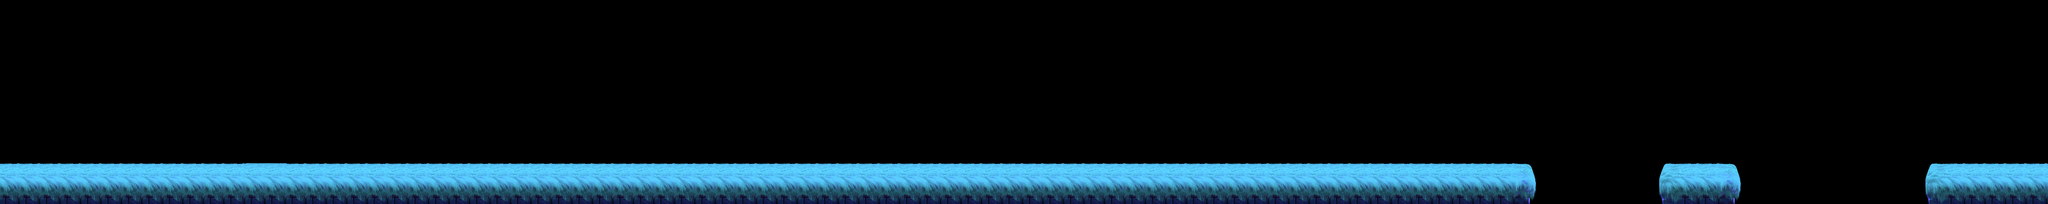

Rendered tile map (Tiled .tmx) drawn with the repository's tilesets; below, a short description and the map source with its tile grids summarised:
An orthogonal 100x10 tile map with 64x64 px tiles, 2 tile layers (bg, platform), 3 tilesets and 135 objects.

<map version="1.4" tiledversion="2020.11.25" orientation="orthogonal" renderorder="right-down" width="100" height="10" tilewidth="64" tileheight="64" infinite="0" nextlayerid="6" nextobjectid="871">
 <tileset firstgid="1" source="../bg_bush_block.tsx" />
 <tileset firstgid="9" source="../item.tsx" />
 <tileset firstgid="70" source="../bg_bush_bg.tsx" />
 <layer id="1" name="bg" width="100" height="10">
  <data>[1000 cells, 75 non-empty, 3 distinct tile ids]</data>
 </layer>
 <layer id="2" name="platform" width="100" height="10">
  <data>[1000 cells, 127 non-empty, 5 distinct tile ids]</data>
 </layer>
 <objectgroup id="3" name="object_obstacle">
  <object id="1" gid="8" x="3068" y="448" width="198" height="602" />
  <object id="2" gid="8" x="3261.52" y="386.822" width="198" height="602" rotation="-18.6741" />
  <object id="3" gid="3" x="3739" y="568" width="90" height="111" />
  <object id="4" gid="6" x="4258" y="579" width="122" height="220" />
  <object id="5" gid="6" x="4392" y="544" width="122" height="220" rotation="-6.5783" />
  <object id="6" gid="8" x="6164" y="176" width="198" height="602" />
  <object id="7" gid="8" x="6452" y="336" width="198" height="602" rotation="-35.1842" />
  <object id="32" gid="7" x="4944" y="176" width="229" height="602" />
  <object id="66" gid="5" x="4376" y="560" width="107" height="220" />
 </objectgroup>
 <objectgroup id="4" name="object_item">
  <object id="69" gid="19" x="213" y="226" width="66" height="66" />
  <object id="70" gid="19" x="31" y="232" width="66" height="66" />
  <object id="71" gid="19" x="85" y="226" width="66" height="66" />
  <object id="72" gid="19" x="149" y="226" width="66" height="66" />
  <object id="73" gid="19" x="21" y="290" width="66" height="66" />
  <object id="74" gid="19" x="31" y="347" width="66" height="66" />
  <object id="75" gid="19" x="85" y="354" width="66" height="66" />
  <object id="76" gid="19" x="213" y="418" width="66" height="66" />
  <object id="77" gid="19" x="358" y="482" width="66" height="66" />
  <object id="78" gid="19" x="358" y="418" width="66" height="66" />
  <object id="79" gid="19" x="358" y="354" width="66" height="66" />
  <object id="80" gid="19" x="358" y="290" width="66" height="66" />
  <object id="81" gid="19" x="358" y="226" width="66" height="66" />
  <object id="82" gid="19" x="407" y="266" width="66" height="66" />
  <object id="83" gid="19" x="471" y="362" width="66" height="66" />
  <object id="84" gid="19" x="439" y="314" width="66" height="66" />
  <object id="85" gid="19" x="503" y="410" width="66" height="66" />
  <object id="86" gid="19" x="149" y="354" width="66" height="66" />
  <object id="87" gid="19" x="204" y="363" width="66" height="66" />
  <object id="88" gid="19" x="149" y="483" width="66" height="66" />
  <object id="89" gid="19" x="85" y="483" width="66" height="66" />
  <object id="90" gid="19" x="21" y="483" width="66" height="66" />
  <object id="91" gid="19" x="205" y="473" width="66" height="66" />
  <object id="92" gid="19" x="535" y="362" width="66" height="66" />
  <object id="93" gid="19" x="567" y="314" width="66" height="66" />
  <object id="94" gid="19" x="598" y="266" width="66" height="66" />
  <object id="95" gid="19" x="646" y="291" width="66" height="66" />
  <object id="96" gid="19" x="646" y="355" width="66" height="66" />
  <object id="97" gid="19" x="646" y="227" width="66" height="66" />
  <object id="98" gid="19" x="646" y="483" width="66" height="66" />
  <object id="99" gid="19" x="646" y="419" width="66" height="66" />
  <object id="100" gid="19" x="773" y="480" width="66" height="66" />
  <object id="101" gid="19" x="761" y="224" width="66" height="66" />
  <object id="102" gid="19" x="773" y="352" width="66" height="66" />
  <object id="103" gid="19" x="773" y="416" width="66" height="66" />
  <object id="104" gid="19" x="793" y="224" width="66" height="66" />
  <object id="105" gid="19" x="901" y="480" width="66" height="66" />
  <object id="106" gid="19" x="901" y="224" width="66" height="66" />
  <object id="107" gid="19" x="901" y="352" width="66" height="66" />
  <object id="108" gid="19" x="901" y="288" width="66" height="66" />
  <object id="109" gid="19" x="901" y="416" width="66" height="66" />
  <object id="110" gid="19" x="965" y="480" width="66" height="66" />
  <object id="111" gid="19" x="1029" y="480" width="66" height="66" />
  <object id="112" gid="19" x="1093" y="480" width="66" height="66" />
  <object id="113" gid="19" x="1189" y="481" width="66" height="66" />
  <object id="114" gid="19" x="1190" y="225" width="66" height="66" />
  <object id="115" gid="19" x="1317" y="352" width="66" height="66" />
  <object id="116" gid="19" x="1253" y="481" width="66" height="66" />
  <object id="117" gid="19" x="1253" y="352" width="66" height="66" />
  <object id="118" gid="19" x="1317" y="224" width="66" height="66" />
  <object id="119" gid="19" x="1381" y="224" width="66" height="66" />
  <object id="120" gid="19" x="1253" y="224" width="66" height="66" />
  <object id="121" gid="19" x="1317" y="481" width="66" height="66" />
  <object id="122" gid="19" x="1190" y="416" width="66" height="66" />
  <object id="123" gid="19" x="1381" y="480" width="66" height="66" />
  <object id="124" gid="19" x="1380" y="352" width="66" height="66" />
  <object id="125" gid="19" x="1190" y="353" width="66" height="66" />
  <object id="126" gid="19" x="1189" y="288" width="66" height="66" />
  <object id="127" gid="67" x="1576" y="317" width="154" height="148" />
  <object id="128" gid="67" x="1729" y="317" width="154" height="148" />
  <object id="129" gid="67" x="1729" y="464" width="154" height="148" />
  <object id="130" gid="67" x="1576" y="464" width="154" height="148" />
  <object id="131" gid="16" x="2221" y="512" width="114" height="114" />
  <object id="132" gid="10" x="2881" y="498" width="66" height="66" />
  <object id="133" gid="10" x="2945" y="498" width="66" height="66" />
  <object id="134" gid="10" x="3073" y="539" width="66" height="66" />
  <object id="135" gid="10" x="3201" y="539" width="66" height="66" />
  <object id="136" gid="10" x="3137" y="539" width="66" height="66" />
  <object id="137" gid="10" x="3265" y="539" width="66" height="66" />
  <object id="138" gid="10" x="3009" y="519" width="66" height="66" />
  <object id="139" gid="10" x="3457" y="498" width="66" height="66" />
  <object id="140" gid="10" x="3393" y="498" width="66" height="66" />
  <object id="141" gid="10" x="3329" y="520" width="66" height="66" />
  <object id="142" gid="10" x="4033" y="498" width="66" height="66" />
  <object id="143" gid="10" x="5313" y="498" width="66" height="66" />
  <object id="393" gid="67" x="1881" y="318" width="154" height="148" />
  <object id="394" gid="67" x="1881" y="465" width="154" height="148" />
  <object id="395" gid="10" x="5377" y="498" width="66" height="66" />
  <object id="436" gid="10" x="3845" y="335" width="66" height="66" />
  <object id="437" gid="10" x="3969" y="498" width="66" height="66" />
  <object id="438" gid="10" x="3521" y="498" width="66" height="66" />
  <object id="439" gid="10" x="3916" y="426" width="66" height="66" />
  <object id="440" gid="10" x="3572" y="426" width="66" height="66" />
  <object id="441" gid="10" x="3780" y="301" width="66" height="66" />
  <object id="442" gid="10" x="3715" y="301" width="66" height="66" />
  <object id="443" gid="10" x="3649" y="335" width="66" height="66" />
  <object id="444" gid="10" x="2625" y="498" width="66" height="66" />
  <object id="445" gid="10" x="2689" y="498" width="66" height="66" />
  <object id="446" gid="10" x="2817" y="498" width="66" height="66" />
  <object id="447" gid="10" x="2497" y="498" width="66" height="66" />
  <object id="448" gid="10" x="2433" y="498" width="66" height="66" />
  </objectgroup>
 <objectgroup id="5" name="object_monster">
  <!-- 1 objects omitted --></objectgroup>
</map>
<!-- 35 of 135 objects omitted -->
